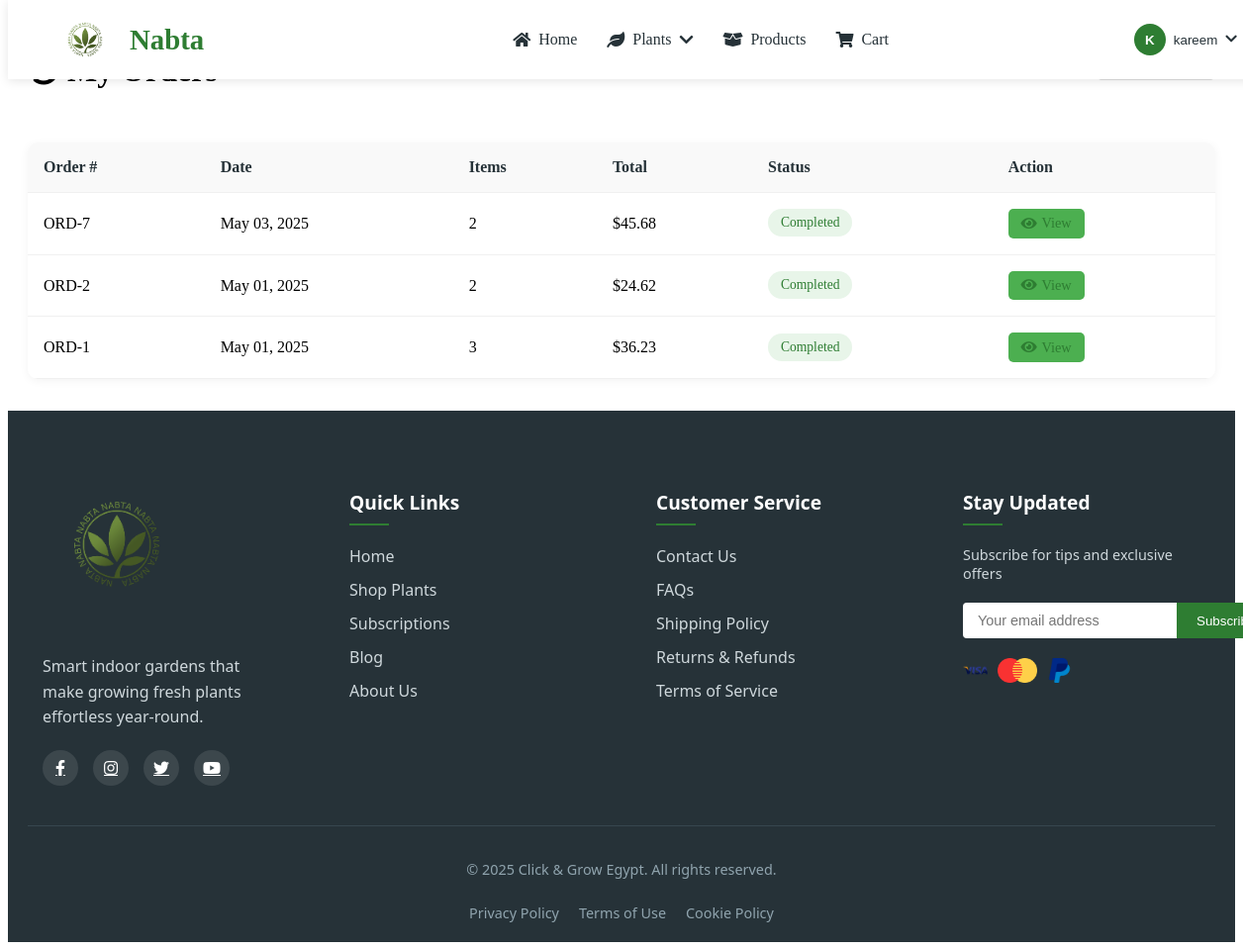
Screenshot of /orders.php (signed in) with the database file from the repository.
### tables this page shows
CREATE TABLE `orders` (
  `id` int(11) NOT NULL,
  `user_id` int(11) NOT NULL,
  `order_number` varchar(20) NOT NULL,
  `total_amount` decimal(10,2) NOT NULL,
  `shipping_address` text NOT NULL,
  `payment_method` varchar(50) NOT NULL,
  `status` enum('pending','processing','completed','cancelled') DEFAULT 'pending',
  `created_at` timestamp NOT NULL DEFAULT current_timestamp()
);

### config/init.php (called while the page is built, shortened)
<?php
function url($path = '') {
    return BASE_URL . ltrim($path, '/');
}

### orders.php (the view, shortened to what this page needs)
<?php
require_once __DIR__ . '/config/init.php';
try {
    $pdo->query("SELECT 1");
} catch (PDOException $e) {
    die("Database connection failed: " . $e->getMessage());
}
$orders_per_page = 10;
$current_page = isset($_GET['page']) ? max(1, (int)$_GET['page']) : 1;
$offset = ($current_page - 1) * $orders_per_page;
$orders = [];
try {
    $query = "SELECT o.id, o.order_number, o.total_amount, o.status, o.created_at,
                     COUNT(oi.id) as item_count
              FROM orders o
              LEFT JOIN order_items oi ON o.id = oi.order_id
              WHERE o.user_id = :user_id";
    $params = [':user_id' => $_SESSION['user_id']];
    $query .= " GROUP BY o.id ORDER BY o.created_at DESC";
    $query .= " LIMIT :limit OFFSET :offset";
    $params[':limit'] = $orders_per_page;
    $params[':offset'] = $offset;
    $stmt = $pdo->prepare($query);
    foreach ($params as $key => $value) {
        $param_type = PDO::PARAM_STR;
        if (is_int($value)) $param_type = PDO::PARAM_INT;
        $stmt->bindValue($key, $value, $param_type);
    }
    $stmt->execute();
    $orders = $stmt->fetchAll(PDO::FETCH_ASSOC);
} catch (PDOException $e) {
    error_log("Orders Page Error: " . $e->getMessage());
    die("Database error occurred. Please check the error logs.");
}
include __DIR__ . '/includes/navbar.php';
?>
<div class="orders-container">
    <div class="orders-header">
        <h1><i class="fas fa-history"></i> My Orders</h1>
        <div class="orders-filter">
            <form method="get" class="status-filter-form">
                <label for="status">Filter by status:</label>
            </form>
        </div>
    </div>
    <?php if (!empty($error_message)): ?>
        <div class="alert alert-danger">
            <i class="fas fa-exclamation-triangle"></i> <?= $error_message ?>
        </div>
    <?php else: ?>
        <div class="orders-table">
            <div class="table-responsive">
                <table>
                    <thead>
                        <tr>
                            <th>Order #</th>
                            <th>Date</th>
                            <th>Items</th>
                            <th>Total</th>
                            <th>Status</th>
                            <th>Action</th>
                        </tr>
                    </thead>
                    <tbody>
                        <?php foreach ($orders as $order): ?>
                        <tr>
                            <td><?= $order['order_number'] ? htmlspecialchars($order['order_number']) : 'ORD-' . $order['id'] ?></td>
                            <td><?= date('M d, Y', strtotime($order['created_at'])) ?></td>
                            <td><?= $order['item_count'] ?></td>
                            <td>$<?= number_format($order['total_amount'], 2) ?></td>
                            <td>
                                <span class="status-badge status-<?= $order['status'] ?>">
                                    <?= ucfirst($order['status']) ?>
                                </span>
                            </td>
                            <td>
                                <a href="<?= url('/order_details.php?id=' . $order['id']) ?>" class="btn-sm">
                                    <i class="fas fa-eye"></i> View
                                </a>
                            </td>
                        </tr>
                        <?php endforeach; ?>
                    </tbody>
                </table>
            </div>
        </div>
    <?php endif; ?>
</div>
<?php include __DIR__ . '/includes/footer.php'; ?>

### orders.php (style rules this page uses)
.orders-container { max-width: 1200px; margin: 2rem auto; padding: 0 1rem; }
.orders-header { display: flex; justify-content: space-between; align-items: center; margin-bottom: 2rem; flex-wrap: wrap; gap: 1rem; }
.orders-filter { display: flex; align-items: center; gap: 1rem; }
.status-filter-form { display: flex; align-items: center; gap: 0.5rem; }
.status-filter-form label { font-weight: 500; color: var(--dark); }
.orders-table { background: white; border-radius: 10px; overflow: hidden; box-shadow: 0 2px 10px rgba(0,0,0,0.05); margin-bottom: 2rem; }
.table-responsive { overflow-x: auto; }
table { width: 100%; border-collapse: collapse; }
th, td { padding: 1rem; text-align: left; border-bottom: 1px solid #f0f0f0; }
th { font-weight: 600; background: #f9f9f9; color: var(--dark); }
.status-badge { padding: 0.4rem 0.8rem; border-radius: 20px; font-size: 0.85rem; font-weight: 500; }
.status-completed { background: #e8f5e9; color: #2e7d32; }
.btn-sm { padding: 0.4rem 0.8rem; border-radius: 5px; background: var(--primary-light); color: var(--primary); text-decoration: none; font-size: 0.9rem; display: inline-flex; align-items: center; gap: 0.3rem; }

### rows the page displays
orders: id "7", created_at "May 03, 2025", item_count "2", total_amount "45.68", status "Completed"
orders: id "2", created_at "May 01, 2025", item_count "2", total_amount "24.62", status "Completed"
orders: id "1", created_at "May 01, 2025", item_count "3", total_amount "36.23", status "Completed"

### other values shown
substr($_SESSION['user']['username'], 0, 1) "K"
$_SESSION['user']['username'] "kareem"
